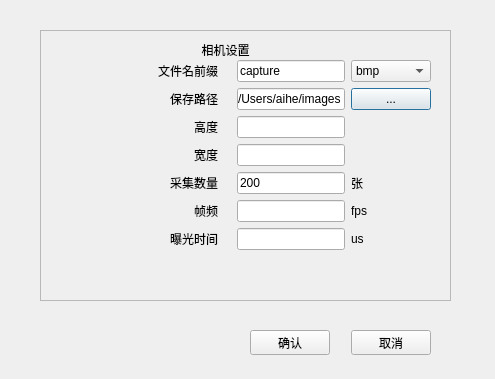
<?xml version="1.0" encoding="UTF-8"?>
<ui version="4.0">
 <class>DialogSettiongCamera</class>
 <widget class="QDialog" name="DialogSettiongCamera">
  <property name="geometry">
   <rect>
    <x>0</x>
    <y>0</y>
    <width>495</width>
    <height>379</height>
   </rect>
  </property>
  <property name="windowTitle">
   <string>Dialog</string>
  </property>
  <widget class="QFrame" name="frame">
   <property name="geometry">
    <rect>
     <x>40</x>
     <y>30</y>
     <width>411</width>
     <height>271</height>
    </rect>
   </property>
   <property name="frameShape">
    <enum>QFrame::StyledPanel</enum>
   </property>
   <property name="frameShadow">
    <enum>QFrame::Raised</enum>
   </property>
   <widget class="QLabel" name="label">
    <property name="geometry">
     <rect>
      <x>10</x>
      <y>10</y>
      <width>351</width>
      <height>20</height>
     </rect>
    </property>
    <property name="text">
     <string>相机设置</string>
    </property>
    <property name="alignment">
     <set>Qt::AlignCenter</set>
    </property>
   </widget>
   <widget class="QWidget" name="formLayoutWidget">
    <property name="geometry">
     <rect>
      <x>10</x>
      <y>30</y>
      <width>381</width>
      <height>221</height>
     </rect>
    </property>
    <layout class="QGridLayout" name="gridLayout" columnstretch="1,0,0,0,0,0">
     <item row="6" column="5">
      <widget class="QLabel" name="label_14">
       <property name="text">
        <string>us</string>
       </property>
      </widget>
     </item>
     <item row="6" column="4">
      <widget class="QLineEdit" name="exposureTime">
       <property name="sizePolicy">
        <sizepolicy hsizetype="Fixed" vsizetype="Fixed">
         <horstretch>0</horstretch>
         <verstretch>0</verstretch>
        </sizepolicy>
       </property>
      </widget>
     </item>
     <item row="6" column="0">
      <widget class="QLabel" name="label_6">
       <property name="text">
        <string>曝光时间</string>
       </property>
       <property name="alignment">
        <set>Qt::AlignRight|Qt::AlignTrailing|Qt::AlignVCenter</set>
       </property>
      </widget>
     </item>
     <item row="5" column="4">
      <widget class="QLineEdit" name="fps">
       <property name="sizePolicy">
        <sizepolicy hsizetype="Fixed" vsizetype="Fixed">
         <horstretch>0</horstretch>
         <verstretch>0</verstretch>
        </sizepolicy>
       </property>
      </widget>
     </item>
     <item row="0" column="5">
      <widget class="QComboBox" name="imageFormat">
       <item>
        <property name="text">
         <string>bmp</string>
        </property>
       </item>
      </widget>
     </item>
     <item row="2" column="0">
      <widget class="QLabel" name="label_18">
       <property name="text">
        <string>高度</string>
       </property>
       <property name="alignment">
        <set>Qt::AlignRight|Qt::AlignTrailing|Qt::AlignVCenter</set>
       </property>
      </widget>
     </item>
     <item row="5" column="0">
      <widget class="QLabel" name="label_5">
       <property name="text">
        <string>帧频</string>
       </property>
       <property name="alignment">
        <set>Qt::AlignRight|Qt::AlignTrailing|Qt::AlignVCenter</set>
       </property>
      </widget>
     </item>
     <item row="1" column="0">
      <widget class="QLabel" name="label_3">
       <property name="text">
        <string>保存路径</string>
       </property>
       <property name="alignment">
        <set>Qt::AlignRight|Qt::AlignTrailing|Qt::AlignVCenter</set>
       </property>
      </widget>
     </item>
     <item row="1" column="4">
      <widget class="QLineEdit" name="lineEditFilePath">
       <property name="sizePolicy">
        <sizepolicy hsizetype="Fixed" vsizetype="Fixed">
         <horstretch>0</horstretch>
         <verstretch>0</verstretch>
        </sizepolicy>
       </property>
       <property name="text">
        <string>/Users/aihe/images</string>
       </property>
      </widget>
     </item>
     <item row="4" column="4">
      <widget class="QLineEdit" name="image2save">
       <property name="sizePolicy">
        <sizepolicy hsizetype="Fixed" vsizetype="Fixed">
         <horstretch>0</horstretch>
         <verstretch>0</verstretch>
        </sizepolicy>
       </property>
       <property name="text">
        <string>200</string>
       </property>
      </widget>
     </item>
     <item row="5" column="5">
      <widget class="QLabel" name="label_15">
       <property name="text">
        <string>fps</string>
       </property>
      </widget>
     </item>
     <item row="4" column="0">
      <widget class="QLabel" name="label_4">
       <property name="text">
        <string>采集数量</string>
       </property>
       <property name="alignment">
        <set>Qt::AlignRight|Qt::AlignTrailing|Qt::AlignVCenter</set>
       </property>
      </widget>
     </item>
     <item row="0" column="4">
      <widget class="QLineEdit" name="lineEditFilePrefix">
       <property name="sizePolicy">
        <sizepolicy hsizetype="Fixed" vsizetype="Fixed">
         <horstretch>0</horstretch>
         <verstretch>0</verstretch>
        </sizepolicy>
       </property>
       <property name="text">
        <string>capture</string>
       </property>
      </widget>
     </item>
     <item row="0" column="0">
      <widget class="QLabel" name="label_2">
       <property name="text">
        <string>文件名前缀</string>
       </property>
       <property name="alignment">
        <set>Qt::AlignRight|Qt::AlignTrailing|Qt::AlignVCenter</set>
       </property>
      </widget>
     </item>
     <item row="7" column="1">
      <widget class="QLabel" name="label_11">
       <property name="text">
        <string/>
       </property>
      </widget>
     </item>
     <item row="4" column="5">
      <widget class="QLabel" name="label_13">
       <property name="text">
        <string>张</string>
       </property>
      </widget>
     </item>
     <item row="1" column="5">
      <widget class="QPushButton" name="selectDir">
       <property name="text">
        <string>...</string>
       </property>
      </widget>
     </item>
     <item row="2" column="4">
      <widget class="QLineEdit" name="lineEditHeight"/>
     </item>
     <item row="3" column="0">
      <widget class="QLabel" name="label_19">
       <property name="maximumSize">
        <size>
         <width>16777215</width>
         <height>17</height>
        </size>
       </property>
       <property name="text">
        <string>宽度</string>
       </property>
       <property name="alignment">
        <set>Qt::AlignRight|Qt::AlignTrailing|Qt::AlignVCenter</set>
       </property>
      </widget>
     </item>
     <item row="3" column="4">
      <widget class="QLineEdit" name="lineEditWidth"/>
     </item>
    </layout>
   </widget>
  </widget>
  <widget class="QWidget" name="">
   <property name="geometry">
    <rect>
     <x>250</x>
     <y>330</y>
     <width>181</width>
     <height>25</height>
    </rect>
   </property>
   <layout class="QHBoxLayout" name="horizontalLayout">
    <item>
     <widget class="QPushButton" name="btnConfirm">
      <property name="text">
       <string>确认</string>
      </property>
     </widget>
    </item>
    <item>
     <spacer name="horizontalSpacer">
      <property name="orientation">
       <enum>Qt::Horizontal</enum>
      </property>
      <property name="sizeHint" stdset="0">
       <size>
        <width>40</width>
        <height>20</height>
       </size>
      </property>
     </spacer>
    </item>
    <item>
     <widget class="QPushButton" name="btnCancel">
      <property name="text">
       <string>取消</string>
      </property>
     </widget>
    </item>
   </layout>
  </widget>
 </widget>
 <resources/>
 <connections/>
</ui>
